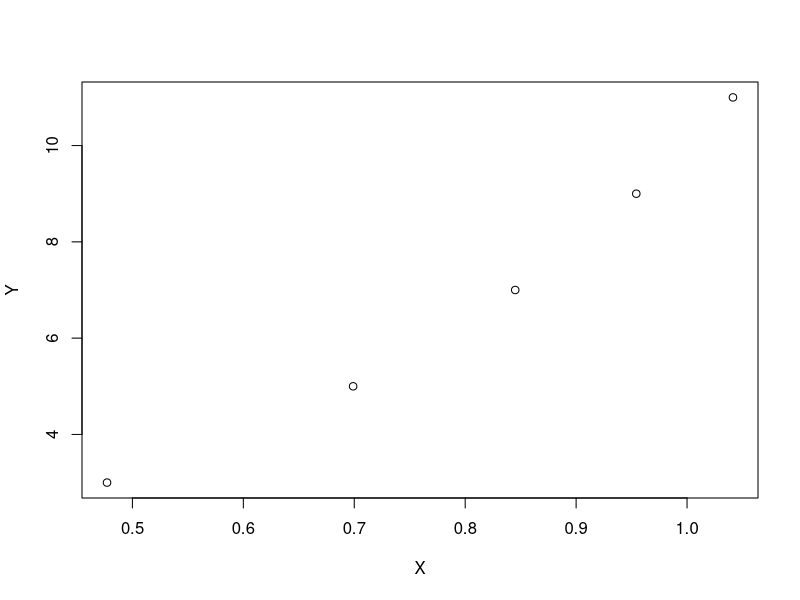

The R source for this figure:
V_values = c(3, 5, 7, 9, 11)
U_values = log10(V_values)

linear_regression <- function(X, Y) {
    n <- length(X)
    plot(X, Y)

    sum_Y <- sum(Y)
    sum_X <- sum(X)
    sum_XY <- sum(X * Y)
    sum_X_squared <- sum(X^2)

    sum_a1 <- (sum_XY * n) - (sum_Y * sum_X)
    sum_a2 <- (sum_X_squared * n) - (sum_X * sum_X)
    a <- sum_a1/sum_a2

    sum_b1 <- (sum_X_squared * sum_Y) - (sum_X * sum_XY)
    sum_b2 <- (sum_X_squared * n) - (sum_X * sum_X)
    b <- sum_b1 / sum_b2

    cat("(a) =", a, "\n")
    cat("(b) =", b, "\n")

    e <- 2.71  

    lines(X, a * e^(b * X), type = "l", lty = 1, col = "blue")
}
linear_regression(U_values, V_values)